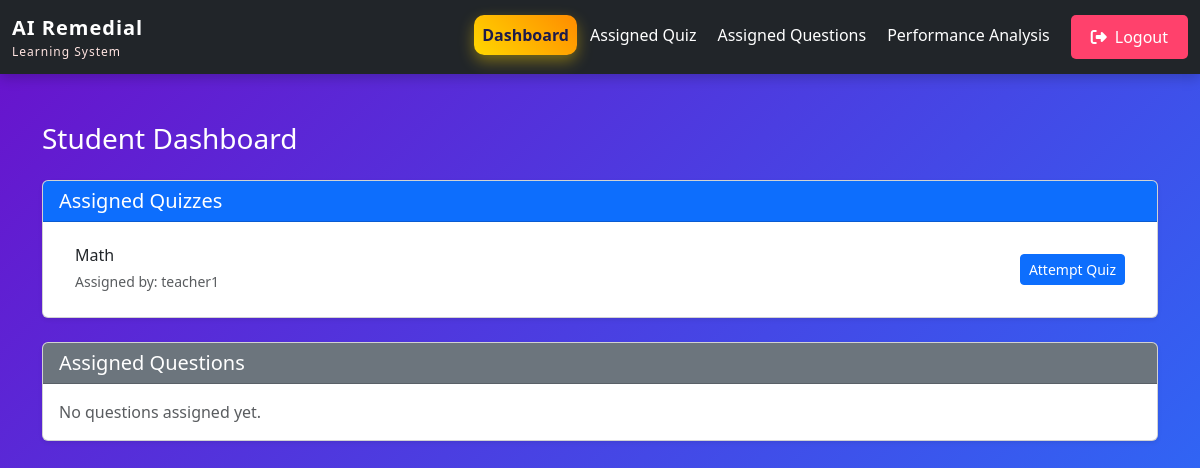
Page /student/dashboard/ (signed in) on the committed database.
### core/models.py (models this page shows, shortened)
class QuizAssignment(models.Model):
    student = models.ForeignKey(Student, on_delete=models.CASCADE)
    question = models.ForeignKey(Quiz, on_delete=models.CASCADE)
    student_answer = models.TextField(blank=True, null=True)
    score = models.FloatField(blank=True, null=True)
    is_submitted = models.BooleanField(default=False)
    feedback = models.TextField(blank=True)

class Quiz(models.Model):
    teacher = models.ForeignKey(Teacher, on_delete=models.CASCADE)
    class_section = models.ForeignKey(ClassSection, on_delete=models.CASCADE)
    subject = models.CharField(max_length=100)
    questions = models.TextField()
    correct_answer = models.TextField(blank=True, null=True)
    created_at = models.DateTimeField(auto_now_add=True)

class Teacher(models.Model):
    user = models.OneToOneField(User, on_delete=models.CASCADE)
    department = models.CharField(max_length=100)
    designation = models.CharField(max_length=100)

### core/views.py (the view)
# urls.py: path('student/dashboard/', views.student_dashboard, name='student_dashboard'),
@login_required
def student_dashboard(request):
    student = Student.objects.get(user=request.user)
    quiz_assignments = QuizAssignment.objects.filter(student=student)\
        .select_related('question', 'question__teacher')\
        .prefetch_related('question').order_by('-question__created_at')
    context = {
        'quiz_assignments': quiz_assignments,
    }
    return render(request, 'student/dashboard.html', context)

### core/templates/student/dashboard.html (shortened to what this page needs)
{% extends "base.html" %}
{% block content %}
<div class="container mt-4">
    <h3 class="mb-4">Student Dashboard</h3>
    <div class="card shadow-sm mb-4">
        <div class="card-header bg-primary text-white">
            <h5 class="mb-0">Assigned Quizzes</h5>
        </div>
        <div class="card-body">
            {% if quiz_assignments %}
                <ul class="list-group list-group-flush">
                    {% for assignment in quiz_assignments %}
                        <li class="list-group-item d-flex justify-content-between align-items-center">
                            <div>
                                <h6 class="mb-1">
                                    {{ assignment.question.subject|default:"No Subject" }}
                                </h6>
                                <small class="text-muted">
                                    Assigned by:
                                    {{ assignment.question.teacher.user.username|default:"Unknown" }}
                                </small>
                            </div>
                            <div class="text-end">
                                {% if not assignment.is_submitted %}
                                    <a href="{% url 'attempt_quiz' assignment.id %}"
                                       class="btn btn-sm btn-primary">
                                        Attempt Quiz
                                    </a>
                                {% endif %}
                            </div>
                        </li>
                    {% endfor %}
                </ul>
            {% else %}
                <p class="text-muted mb-0">No quizzes assigned yet.</p>
            {% endif %}
        </div>
    </div>
    <div class="card shadow-sm mb-4">
        <div class="card-header bg-secondary text-white">
            <h5 class="mb-0">Assigned Questions</h5>
        </div>
        <div class="card-body">
            {% if question_assignments %}
                <ul class="list-group list-group-flush">
                    {% for assignment in question_assignments %}
                        <li class="list-group-item d-flex justify-content-between align-items-center">
                            <div>
                                <h6 class="mb-1">
                                    {{ assignment.question.subject|default:"No Subject" }}
                                </h6>
                                <small class="text-muted">
                                    {{ assignment.question.question|truncatechars:60 }}
                                </small>
                            </div>
                            <div class="text-end">
                                {% if not assignment.is_submitted %}
                                    <a href="{% url 'attempt_question' assignment.id %}"
                                       class="btn btn-sm btn-primary">
                                        Answer Question
                                    </a>
                                {% else %}
                                    <span class="badge bg-success">
                                        Submitted
                                    </span>
                                    <div>
                                        <small class="text-muted">
                                            Score: {{ assignment.score|default:"0" }}
                                        </small>
                                    </div>
                                {% endif %}
                            </div>
                        </li>
                    {% endfor %}
                </ul>
            {% else %}
                <p class="text-muted mb-0">No questions assigned yet.</p>
            {% endif %}
        </div>
    </div>
</div>
{% endblock %}

### core/templates/base.html (shortened to what this page needs)
<!doctype html>
<html>
  <head>
    <link
      href="https://cdn.jsdelivr.net/npm/bootstrap@5.3.2/dist/css/bootstrap.min.css"
      rel="stylesheet"
    />
    <link
      rel="stylesheet"
      href="https://cdnjs.cloudflare.com/ajax/libs/font-awesome/6.4.0/css/all.min.css"
    />
  </head>
  <body>
    <nav class="navbar navbar-expand-md navbar-dark bg-dark">
      <div class="container-fluid">
        <a class="navbar-brand" href="#">
          AI Remedial <small>Learning System</small>
        </a>
        <div class="collapse navbar-collapse" id="navbarContent">
          <ul class="navbar-nav ms-auto">
             {% if user.student %}
            <li class="nav-item">
              <a
                class="nav-link {% if request.resolver_match.url_name == 'student_dashboard' %}active{% endif %}"
                href="{% url 'student_dashboard' %}"
                >Dashboard</a
              >
            </li>
            <li class="nav-item">
              <a
                class="nav-link {% if request.resolver_match.url_name == 'assigned_quizes' %}active{% endif %}"
                href="{% url 'assigned_quizes' %}"
                >Assigned Quiz</a
              >
            </li>
            <li class="nav-item">
              <a
                class="nav-link {% if request.resolver_match.url_name == 'student_assigned_questions' %}active{% endif %}"
                href="{% url 'student_assigned_questions' %}"
                >Assigned Questions</a
              >
            </li>
            <li class="nav-item">
              <a
                class="nav-link {% if request.resolver_match.url_name == 'analysis' %}active{% endif %}"
                href="{% url 'analysis' %}"
                >Performance Analysis</a
              >
            </li>
            {% endif %} {% if user.is_authenticated %}
            <li class="nav-item ms-2">
              <a href="{% url 'logout' %}" class="btn btn-danger btn-sm">
                <i class="fas fa-sign-out-alt"></i> Logout
              </a>
            </li>
            {% endif %}
          </ul>
        </div>
      </div>
    </nav>
    <div class="container-fluid p-4">
       {% block content %}{% endblock %}
    </div>
  </body>
</html>

### core/templates/base.html (style rules this page uses)
body { margin: 0; font-family: "Segoe UI", Tahoma, Geneva, Verdana, sans-serif; min-height: 100vh; background: linear-gradient(135deg, #6a11cb, #2575fc); color: #fff; }
.navbar { background: black; box-shadow: 0 4px 12px rgba(0, 0, 0, 0.2); }
.navbar-brand { font-weight: 700; letter-spacing: 1px; }
.navbar-brand small { display: block; font-size: 0.75rem; color: #ffe4e1; font-weight: 400; }
.navbar-nav .nav-link { color: #fff; font-weight: 500; transition: all 0.3s ease; margin-right: 5px; }
.navbar-nav .nav-link.active { background: linear-gradient(45deg, #ffd700, #ff8c00); color: #1e1b4b; font-weight: 600; border-radius: 10px; box-shadow: 0 6px 15px rgba(255, 215, 0, 0.4); }
.btn-danger { background: #ff416c; border: none; color: #fff; padding: 10px 20px; font-size: 16px; cursor: pointer; border-radius: 5px; transition: all 0.3s ease; display: inline-flex; align-items: center; gap: 8px; }

### rows in the picture
QuizAssignment: question.subject "Math", question.teacher.user.username "teacher1", is_submitted "Attempt Quiz"
